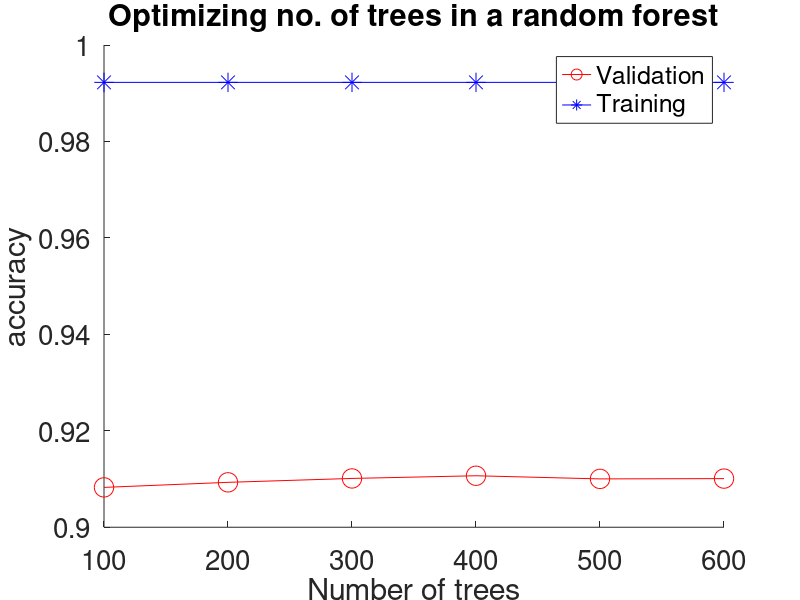

Source code (MATLAB):
close all;
clc
n = [100 200 300 400 500 600];
val = [0.908264622209 0.909313370944 0.910121028015  0.91067553884  0.91002459135 0.910084864265];
train = [0.992250505009 0.992250505009 0.992250505009  0.992250505009 0.992250505009 0.992250505009];
figure()
hold on
size = 14
plot(n,val,'r-o','DisplayName','Validation','MarkerSize',size);
plot(n,train,'b-*','DisplayName','Training','MarkerSize',size);
xlabel('Number of trees')
ylabel('accuracy')
title('Optimizing no. of trees in a random forest')
xticks(n);
legend('show')
set(gca,'fontsize',20);